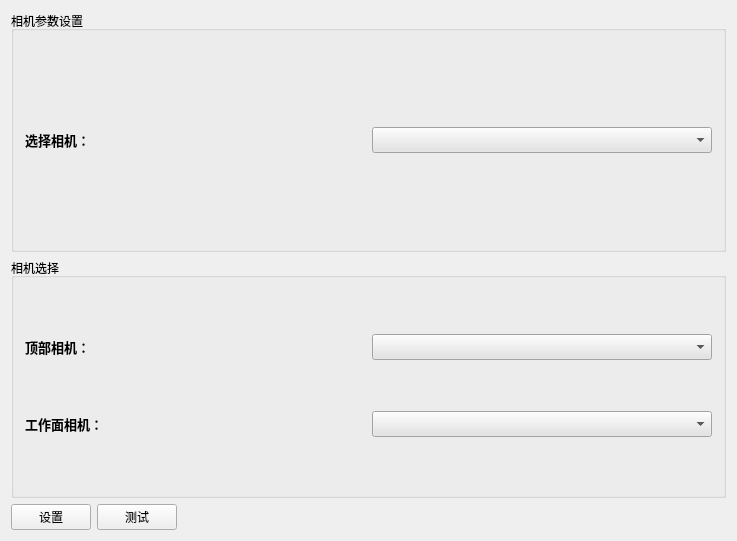
<?xml version="1.0" encoding="UTF-8"?>
<ui version="4.0">
 <class>camera2Widget</class>
 <widget class="QWidget" name="camera2Widget">
  <property name="geometry">
   <rect>
    <x>0</x>
    <y>0</y>
    <width>737</width>
    <height>541</height>
   </rect>
  </property>
  <property name="windowTitle">
   <string>Widget</string>
  </property>
  <layout class="QVBoxLayout" name="verticalLayout_main">
   <item>
    <widget class="QGroupBox" name="groupBox">
     <property name="sizePolicy">
      <sizepolicy hsizetype="Preferred" vsizetype="Preferred">
       <horstretch>0</horstretch>
       <verstretch>0</verstretch>
      </sizepolicy>
     </property>
     <property name="title">
      <string>相机参数设置</string>
     </property>
     <layout class="QVBoxLayout" name="verticalLayout">
      <item>
       <layout class="QHBoxLayout" name="horizontalLayout">
        <item>
         <widget class="QLabel" name="label_select">
          <property name="maximumSize">
           <size>
            <width>16777215</width>
            <height>100</height>
           </size>
          </property>
          <property name="font">
           <font>
            <family>Arial Black</family>
            <pointsize>10</pointsize>
            <weight>75</weight>
            <bold>true</bold>
           </font>
          </property>
          <property name="text">
           <string>选择相机：</string>
          </property>
         </widget>
        </item>
        <item>
         <widget class="QComboBox" name="comboBox">
          <property name="sizePolicy">
           <sizepolicy hsizetype="Preferred" vsizetype="Fixed">
            <horstretch>0</horstretch>
            <verstretch>0</verstretch>
           </sizepolicy>
          </property>
          <property name="font">
           <font>
            <family>Arial Black</family>
            <pointsize>10</pointsize>
            <weight>75</weight>
            <bold>true</bold>
           </font>
          </property>
          <property name="layoutDirection">
           <enum>Qt::LeftToRight</enum>
          </property>
          <property name="styleSheet">
           <string notr="true">background-color: rgb(227, 227, 227);</string>
          </property>
          <property name="currentText">
           <string/>
          </property>
          <property name="sizeAdjustPolicy">
           <enum>QComboBox::AdjustToContentsOnFirstShow</enum>
          </property>
         </widget>
        </item>
       </layout>
      </item>
     </layout>
    </widget>
   </item>
   <item>
    <widget class="QGroupBox" name="groupBox_2">
     <property name="sizePolicy">
      <sizepolicy hsizetype="Preferred" vsizetype="Preferred">
       <horstretch>0</horstretch>
       <verstretch>0</verstretch>
      </sizepolicy>
     </property>
     <property name="title">
      <string>相机选择</string>
     </property>
     <layout class="QVBoxLayout" name="verticalLayout_select" stretch="0,0">
      <item>
       <layout class="QHBoxLayout" name="horizontalLayout_2">
        <item>
         <widget class="QLabel" name="label_topCamera">
          <property name="maximumSize">
           <size>
            <width>16777215</width>
            <height>100</height>
           </size>
          </property>
          <property name="font">
           <font>
            <family>Arial Black</family>
            <pointsize>10</pointsize>
            <weight>75</weight>
            <bold>true</bold>
           </font>
          </property>
          <property name="text">
           <string>顶部相机：</string>
          </property>
         </widget>
        </item>
        <item>
         <widget class="QComboBox" name="comboBox_topCamera">
          <property name="sizePolicy">
           <sizepolicy hsizetype="Preferred" vsizetype="Fixed">
            <horstretch>0</horstretch>
            <verstretch>0</verstretch>
           </sizepolicy>
          </property>
          <property name="font">
           <font>
            <family>Arial Black</family>
            <pointsize>10</pointsize>
            <weight>75</weight>
            <bold>true</bold>
           </font>
          </property>
          <property name="layoutDirection">
           <enum>Qt::LeftToRight</enum>
          </property>
          <property name="styleSheet">
           <string notr="true">background-color: rgb(227, 227, 227);</string>
          </property>
          <property name="currentText">
           <string/>
          </property>
          <property name="sizeAdjustPolicy">
           <enum>QComboBox::AdjustToContentsOnFirstShow</enum>
          </property>
         </widget>
        </item>
       </layout>
      </item>
      <item>
       <layout class="QHBoxLayout" name="horizontalLayout_4">
        <item>
         <widget class="QLabel" name="label_sideCamera">
          <property name="maximumSize">
           <size>
            <width>16777215</width>
            <height>100</height>
           </size>
          </property>
          <property name="font">
           <font>
            <family>Arial Black</family>
            <pointsize>10</pointsize>
            <weight>75</weight>
            <bold>true</bold>
           </font>
          </property>
          <property name="text">
           <string>工作面相机：</string>
          </property>
         </widget>
        </item>
        <item>
         <widget class="QComboBox" name="comboBox_sideCamera">
          <property name="sizePolicy">
           <sizepolicy hsizetype="Preferred" vsizetype="Fixed">
            <horstretch>0</horstretch>
            <verstretch>0</verstretch>
           </sizepolicy>
          </property>
          <property name="font">
           <font>
            <family>Arial Black</family>
            <pointsize>10</pointsize>
            <weight>75</weight>
            <bold>true</bold>
           </font>
          </property>
          <property name="layoutDirection">
           <enum>Qt::LeftToRight</enum>
          </property>
          <property name="styleSheet">
           <string notr="true">background-color: rgb(227, 227, 227);</string>
          </property>
          <property name="currentText">
           <string/>
          </property>
          <property name="sizeAdjustPolicy">
           <enum>QComboBox::AdjustToContentsOnFirstShow</enum>
          </property>
         </widget>
        </item>
       </layout>
      </item>
     </layout>
    </widget>
   </item>
   <item>
    <layout class="QHBoxLayout" name="horizontalLayout_3">
     <item>
      <widget class="QPushButton" name="confirmButton">
       <property name="text">
        <string>设置</string>
       </property>
      </widget>
     </item>
     <item>
      <widget class="QPushButton" name="testButton">
       <property name="text">
        <string>测试</string>
       </property>
      </widget>
     </item>
     <item>
      <spacer name="horizontalSpacer">
       <property name="orientation">
        <enum>Qt::Horizontal</enum>
       </property>
       <property name="sizeHint" stdset="0">
        <size>
         <width>40</width>
         <height>20</height>
        </size>
       </property>
      </spacer>
     </item>
    </layout>
   </item>
  </layout>
 </widget>
 <layoutdefault spacing="6" margin="11"/>
 <resources/>
 <connections/>
</ui>
